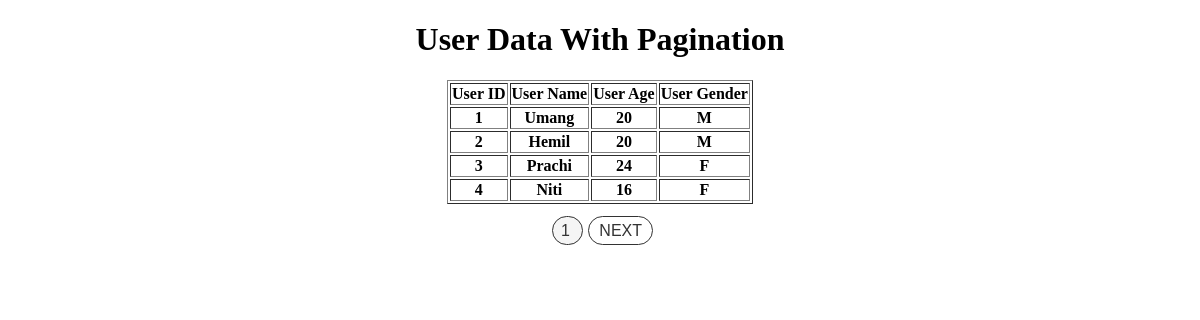
The app's page /data/ with its own data.
### p1/models.py (models this page shows)
class User(models.Model):
    u_id = models.AutoField(primary_key=True)
    u_name = models.CharField(max_length=100)
    u_age = models.IntegerField()
    u_gender = models.CharField(max_length=10)
    class Meta:
        db_table = "User"

### p1/views.py (the view)
# urls.py: path('data/', views.User_Data),
def User_Data(request):
    all_user = User.objects.all()
    paginator = Paginator(all_user, 4, orphans=2)
    page_number = request.GET.get('page')
    page_obj = paginator.get_page(page_number)
    return render(request, 'index.html', {'page_obj': page_obj})

### p1/template/index.html (shortened to what this page needs)
<!DOCTYPE html>
<html lang="en">
<head>
</head>
<body align="center">
    <div>
        <h1>User Data With Pagination</h1>
    </div>
    <div align="center">
        <table border="1">
            <tr>
                <th>User ID</th>
                <th>User Name</th>
                <th>User Age</th>
                <th>User Gender</th>
            </tr>
            {% for data in page_obj %}
            <tr>
                <th>{{data.u_id}}</th>
                <th>{{data.u_name}}</th>
                <th>{{data.u_age}}</th>
                <th>{{data.u_gender}}</th>
            </tr>
            {% endfor %}
        </table>
        <br>
        <div class="paginator">
            <span>
                <span class="current-page">
                    {{ page_obj.number }}
                </span>
                {% if page_obj.has_next %}
                <a href="?page={{page_obj.next_page_number}}">NEXT</a>
                {% endif %}
            </span>
        </div>
    </div>
</body>
</html>

### p1/template/index.html (style rules this page uses)
.paginator { display: flex; justify-content: center; align-items: center; font-family: Arial, sans-serif; }
.paginator span { margin: 0 5px; }
.paginator a { text-decoration: none; padding: 5px 10px; border: 1px solid #333; border-radius: 50px; color: #333; }
.paginator .current-page { padding: 5px 8px; border: 1px solid #333; border-radius: 50px; background-color: #f5f5f5; color: #333; }

### records on screen
User: u_id "1", u_name "Umang", u_age "20", u_gender "M"
User: u_id "2", u_name "Hemil", u_age "20", u_gender "M"
User: u_id "3", u_name "Prachi", u_age "24", u_gender "F"
User: u_id "4", u_name "Niti", u_age "16", u_gender "F"

### other values on screen
{{ page_obj.number }} "1"
